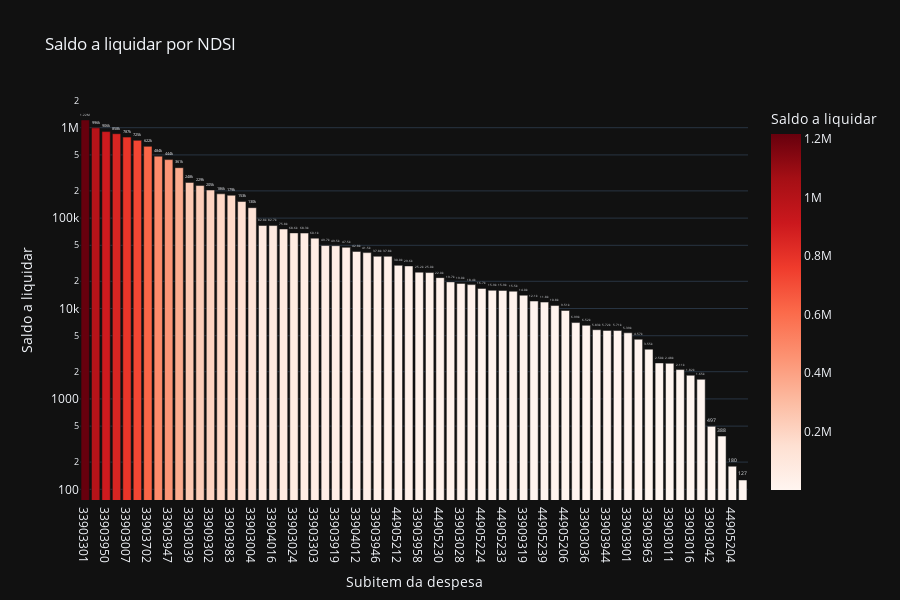

Notebook code cell kept with this figure:
### Code cell
# Saldo a liquidar por Subitem
cols = ['NDSI', 'A_LIQUIDAR']

df_aux = df.loc[:, cols].groupby('NDSI').sum().sort_values(by= 'A_LIQUIDAR', ascending=False).reset_index()
df_aux = df_aux[df_aux['A_LIQUIDAR'] > 0]
fig = px.bar(df_aux, 
             x='NDSI', 
             y='A_LIQUIDAR',
             title='Saldo a liquidar por NDSI',
             labels={'NDSI':'Subitem da despesa', 'A_LIQUIDAR':'Saldo a liquidar'},
             text_auto='.3s',
             height=600,
             log_y=True,
             color='A_LIQUIDAR',
             color_continuous_scale = 'reds',
             template='plotly_dark')
fig.update_traces(textposition = 'outside', cliponaxis = False, hovertemplate=None)
fig.update_layout(hovermode="x unified")

fig.show()

### Figure 1 — Plotly figure (JSON) as saved in the notebook; plotly's stock layout.template omitted (floating-point values rounded to 4 significant figures)
{"data": [{"alignmentgroup": "True", "cliponaxis": false, "legendgroup": "", "marker": {"color": [1217000.0, 996400.0, 905800.0, 858400.0, 786900.0, 724700.0, 622000.0, 484400.0, 443900.0, 361300.0, 248200.0, 229200.0, 204500, 185600.0, 178920, 152539, 130400.0, 82800.0, 82690.0, 75758, 68640.0, 68340.0, 60060, 49700, 49504, 47480.0, 42800.0, 41520.0, 37820.0, 37800, 30040.0, 29580.0, 25240.0, 24980.0, 21950.0, 19700.0, 18950.0, 18380.0, 16680.0, 15900.0, 15850, 15545, 14040.0, 12090.0, 11780, 10783, 9514, 6989.0, 6516.0, 5826.0, 5722.0, 5706.0, 5386, 4570, 3548.0, 2500, 2477.0, 2110, 1824, 1646.0, 497, 387.6, 180, 126.7], "coloraxis": "coloraxis", "pattern": {"shape": ""}}, "name": "", "offsetgroup": "", "orientation": "v", "showlegend": false, "textposition": "outside", "texttemplate": "%{y:.3s}", "type": "bar", "x": ["33903301", "44905240", "33903950", "33903916", "33903007", "33903943", "33903702", "33903006", "33903947", "33903974", "33903039", "33903309", "33909302", "33901514", "33903983", "33903304", "33903004", "33903917", "33904016", "33903023", "33903024", "33909318", "33903303", "44905238", "33903919", "44905242", "33904012", "44905241", "33903946", "33903009", "44905212", "33903017", "33903958", "33903021", "44905230", "44905228", "33903028", "33903022", "44905224", "33903026", "44905233", "33903012", "33909319", "44905234", "44905239", "33903050", "44905206", "33909314", "33903036", "33903010", "33903944", "33903920", "33903901", "33903914", "33903963", "33904023", "33903011", "33903035", "33903016", "33904722", "33903042", "33903019", "44905204", "33904710"], "xaxis": "x", "y": [1217000.0, 996400.0, 905800.0, 858400.0, 786900.0, 724700.0, 622000.0, 484400.0, 443900.0, 361300.0, 248200.0, 229200.0, 204500, 185600.0, 178920, 152539, 130400.0, 82800.0, 82690.0, 75758, 68640.0, 68340.0, 60060, 49700, 49504, 47480.0, 42800.0, 41520.0, 37820.0, 37800, 30040.0, 29580.0, 25240.0, 24980.0, 21950.0, 19700.0, 18950.0, 18380.0, 16680.0, 15900.0, 15850, 15545, 14040.0, 12090.0, 11780, 10783, 9514, 6989.0, 6516.0, 5826.0, 5722.0, 5706.0, 5386, 4570, 3548.0, 2500, 2477.0, 2110, 1824, 1646.0, 497, 387.6, 180, 126.7], "yaxis": "y"}], "layout": {"barmode": "relative", "coloraxis": {"colorbar": {"title": {"text": "Saldo a liquidar"}}, "colorscale": [[0, "rgb(255,245,240)"], [0.125, "rgb(254,224,210)"], [0.25, "rgb(252,187,161)"], [0.375, "rgb(252,146,114)"], [0.5, "rgb(251,106,74)"], [0.625, "rgb(239,59,44)"], [0.75, "rgb(203,24,29)"], [0.875, "rgb(165,15,21)"], [1, "rgb(103,0,13)"]]}, "height": 600, "hovermode": "x unified", "legend": {"tracegroupgap": 0}, "title": {"text": "Saldo a liquidar por NDSI"}, "xaxis": {"anchor": "y", "domain": [0, 1], "title": {"text": "Subitem da despesa"}}, "yaxis": {"anchor": "x", "domain": [0, 1], "title": {"text": "Saldo a liquidar"}, "type": "log"}}}
